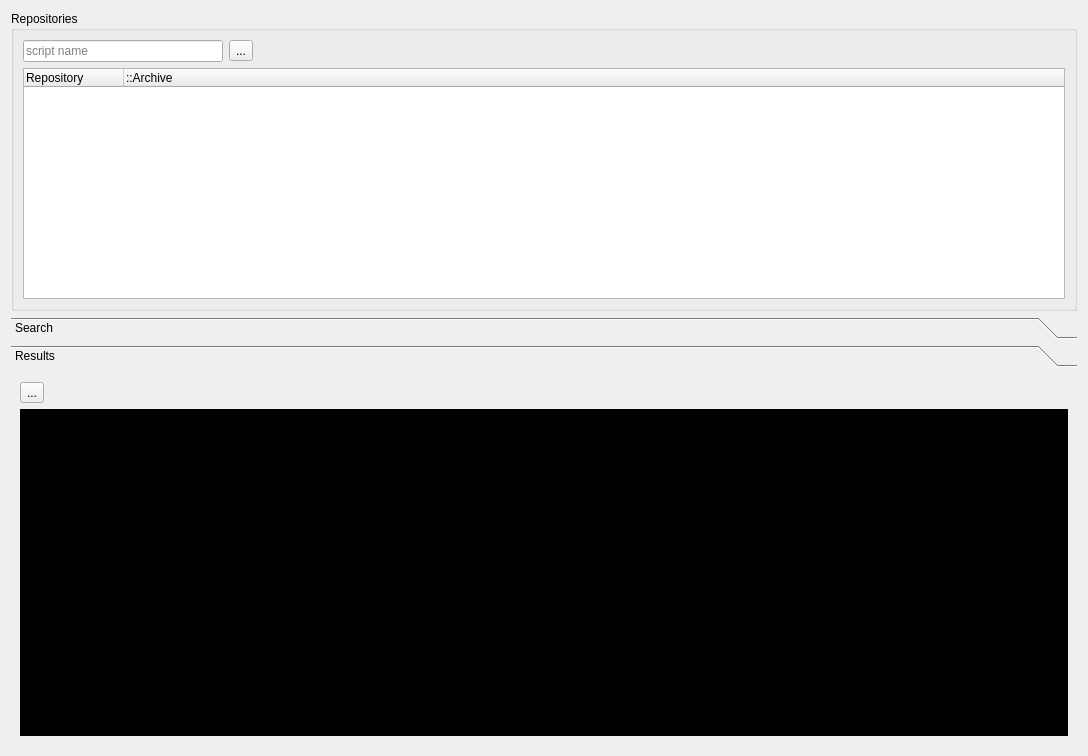
<?xml version="1.0" encoding="UTF-8"?>
<ui version="4.0">
 <class>FormListings</class>
 <widget class="QWidget" name="FormListings">
  <property name="geometry">
   <rect>
    <x>0</x>
    <y>0</y>
    <width>1088</width>
    <height>756</height>
   </rect>
  </property>
  <property name="windowTitle">
   <string>Repository Search and Listing</string>
  </property>
  <property name="windowIcon">
   <iconset resource="qBorgPilot.qrc">
    <normaloff>:/images/borgpilot_16x16.png</normaloff>:/images/borgpilot_16x16.png</iconset>
  </property>
  <layout class="QGridLayout" name="gridLayout_2">
   <item row="0" column="0">
    <widget class="QGroupBox" name="groupBoxRepos">
     <property name="maximumSize">
      <size>
       <width>16777215</width>
       <height>300</height>
      </size>
     </property>
     <property name="title">
      <string>Repositories</string>
     </property>
     <layout class="QGridLayout" name="gridLayout">
      <item row="0" column="0">
       <widget class="QLineEdit" name="lineEdit_ScriptName">
        <property name="maximumSize">
         <size>
          <width>200</width>
          <height>16777215</height>
         </size>
        </property>
        <property name="maxLength">
         <number>15</number>
        </property>
        <property name="placeholderText">
         <string>script name</string>
        </property>
        <property name="clearButtonEnabled">
         <bool>true</bool>
        </property>
       </widget>
      </item>
      <item row="1" column="0" colspan="3">
       <widget class="TreeWidgetRepo_P" name="treeWidget_Repos">
        <property name="maximumSize">
         <size>
          <width>16777215</width>
          <height>16777215</height>
         </size>
        </property>
        <property name="editTriggers">
         <set>QAbstractItemView::EditTrigger::DoubleClicked|QAbstractItemView::EditTrigger::EditKeyPressed|QAbstractItemView::EditTrigger::SelectedClicked</set>
        </property>
        <property name="selectionMode">
         <enum>QAbstractItemView::SelectionMode::SingleSelection</enum>
        </property>
        <property name="selectionBehavior">
         <enum>QAbstractItemView::SelectionBehavior::SelectRows</enum>
        </property>
        <column>
         <property name="text">
          <string notr="true">Repository</string>
         </property>
        </column>
        <column>
         <property name="text">
          <string>::Archive</string>
         </property>
        </column>
       </widget>
      </item>
      <item row="0" column="1">
       <widget class="QToolButton" name="toolButton_Exec">
        <property name="text">
         <string>...</string>
        </property>
        <property name="icon">
         <iconset theme="QIcon::ThemeIcon::MediaPlaybackStart"/>
        </property>
       </widget>
      </item>
      <item row="0" column="2">
       <spacer name="horizontalSpacer_2">
        <property name="orientation">
         <enum>Qt::Orientation::Horizontal</enum>
        </property>
        <property name="sizeHint" stdset="0">
         <size>
          <width>40</width>
          <height>20</height>
         </size>
        </property>
       </spacer>
      </item>
     </layout>
    </widget>
   </item>
   <item row="1" column="0">
    <widget class="QToolBox" name="toolBox_SearchAndListing">
     <property name="currentIndex">
      <number>1</number>
     </property>
     <widget class="QWidget" name="page_Search">
      <property name="geometry">
       <rect>
        <x>0</x>
        <y>0</y>
        <width>1070</width>
        <height>368</height>
       </rect>
      </property>
      <attribute name="label">
       <string>Search</string>
      </attribute>
      <layout class="QGridLayout" name="gridLayout_6">
       <item row="0" column="0">
        <widget class="QLabel" name="label_2">
         <property name="text">
          <string>Pass Phrase</string>
         </property>
        </widget>
       </item>
       <item row="0" column="1">
        <widget class="QLineEdit" name="lineEdit_PassPhrase">
         <property name="maximumSize">
          <size>
           <width>200</width>
           <height>16777215</height>
          </size>
         </property>
         <property name="maxLength">
          <number>20</number>
         </property>
         <property name="clearButtonEnabled">
          <bool>true</bool>
         </property>
        </widget>
       </item>
       <item row="0" column="2">
        <spacer name="horizontalSpacer">
         <property name="orientation">
          <enum>Qt::Orientation::Horizontal</enum>
         </property>
         <property name="sizeHint" stdset="0">
          <size>
           <width>468</width>
           <height>20</height>
          </size>
         </property>
        </spacer>
       </item>
       <item row="0" column="3" rowspan="4">
        <widget class="QGroupBox" name="groupBox">
         <property name="title">
          <string>Placeholders Description</string>
         </property>
         <layout class="QGridLayout" name="gridLayout_3">
          <item row="0" column="0">
           <widget class="TreeViewPatDesc_P" name="treeView_PatDesc">
            <property name="maximumSize">
             <size>
              <width>600</width>
              <height>16777215</height>
             </size>
            </property>
            <property name="selectionMode">
             <enum>QAbstractItemView::SelectionMode::NoSelection</enum>
            </property>
            <property name="selectionBehavior">
             <enum>QAbstractItemView::SelectionBehavior::SelectRows</enum>
            </property>
           </widget>
          </item>
         </layout>
        </widget>
       </item>
       <item row="1" column="0" colspan="3">
        <layout class="QHBoxLayout" name="horizontalLayout">
         <item>
          <widget class="QLabel" name="label">
           <property name="text">
            <string>Pattern</string>
           </property>
          </widget>
         </item>
         <item>
          <widget class="QLineEdit" name="lineEdit_Pattern">
           <property name="placeholderText">
            <string>/path/to/repo::archiveA --format=&quot;{mode} {user:6} {group:6} {size:8d} {isomtime} {path} {extra}{NEWLINE}&quot;</string>
           </property>
           <property name="clearButtonEnabled">
            <bool>true</bool>
           </property>
          </widget>
         </item>
         <item>
          <widget class="QToolButton" name="toolButton_ExecSearch">
           <property name="toolTip">
            <string>&lt;html&gt;&lt;head/&gt;&lt;body&gt;&lt;p&gt;Run Search&lt;/p&gt;&lt;/body&gt;&lt;/html&gt;</string>
           </property>
           <property name="text">
            <string>...</string>
           </property>
           <property name="icon">
            <iconset theme="QIcon::ThemeIcon::MediaPlaybackStart"/>
           </property>
          </widget>
         </item>
        </layout>
       </item>
       <item row="2" column="0" colspan="3">
        <layout class="QVBoxLayout" name="verticalLayout">
         <item>
          <widget class="QLabel" name="label_Ex02_2">
           <property name="text">
            <string>e.g.: (just the repository name will list all associated archives) /storage/repo01</string>
           </property>
          </widget>
         </item>
         <item>
          <widget class="QLabel" name="label_Ex01">
           <property name="text">
            <string>e.g.: /storage/repo01::project-2025-05-01 --format=&quot;{mode} {user:6} {group:6} {size:8d} {isomtime} {path}{extra}{NEWLINE}&quot;</string>
           </property>
          </widget>
         </item>
         <item>
          <widget class="QLabel" name="label_Ex02">
           <property name="text">
            <string>e.g.: /storage/repo01::project-2025-05-01 --pattern '+ re:.ext$' --pattern '- re:^.*$'</string>
           </property>
          </widget>
         </item>
        </layout>
       </item>
       <item row="3" column="2">
        <spacer name="verticalSpacer">
         <property name="orientation">
          <enum>Qt::Orientation::Vertical</enum>
         </property>
         <property name="sizeHint" stdset="0">
          <size>
           <width>20</width>
           <height>207</height>
          </size>
         </property>
        </spacer>
       </item>
      </layout>
     </widget>
     <widget class="QWidget" name="page_Listing">
      <property name="geometry">
       <rect>
        <x>0</x>
        <y>0</y>
        <width>1070</width>
        <height>368</height>
       </rect>
      </property>
      <attribute name="label">
       <string>Results</string>
      </attribute>
      <layout class="QGridLayout" name="gridLayout_4">
       <item row="0" column="0">
        <widget class="QToolButton" name="toolButtonSaveToFile">
         <property name="toolTip">
          <string>&lt;html&gt;&lt;head/&gt;&lt;body&gt;&lt;p&gt;Save results to file&lt;/p&gt;&lt;/body&gt;&lt;/html&gt;</string>
         </property>
         <property name="text">
          <string>...</string>
         </property>
         <property name="icon">
          <iconset theme="QIcon::ThemeIcon::DocumentSaveAs"/>
         </property>
        </widget>
       </item>
       <item row="1" column="0">
        <widget class="QTextEdit" name="textEdit_Results">
         <property name="styleSheet">
          <string notr="true">background-color: rgb(0, 0, 0);
color: rgb(0, 85, 0);</string>
         </property>
         <property name="lineWrapMode">
          <enum>QTextEdit::LineWrapMode::NoWrap</enum>
         </property>
         <property name="lineWrapColumnOrWidth">
          <number>0</number>
         </property>
         <property name="readOnly">
          <bool>true</bool>
         </property>
         <property name="textInteractionFlags">
          <set>Qt::TextInteractionFlag::TextSelectableByKeyboard|Qt::TextInteractionFlag::TextSelectableByMouse</set>
         </property>
        </widget>
       </item>
      </layout>
     </widget>
    </widget>
   </item>
  </layout>
 </widget>
 <customwidgets>
  <customwidget>
   <class>TreeViewPatDesc_P</class>
   <extends>QTreeView</extends>
   <header location="global">treeviewpatdesc_p.h</header>
  </customwidget>
  <customwidget>
   <class>TreeWidgetRepo_P</class>
   <extends>QTreeWidget</extends>
   <header location="global">treewidgetrepo_p.h</header>
  </customwidget>
 </customwidgets>
 <resources>
  <include location="qBorgPilot.qrc"/>
 </resources>
 <connections/>
</ui>
